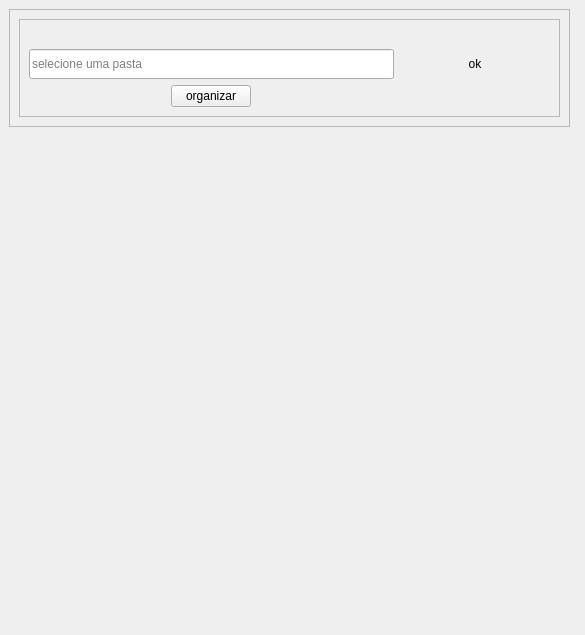
<?xml version="1.0" encoding="UTF-8"?>
<ui version="4.0">
 <class>MainWindow</class>
 <widget class="QMainWindow" name="MainWindow">
  <property name="geometry">
   <rect>
    <x>0</x>
    <y>0</y>
    <width>585</width>
    <height>635</height>
   </rect>
  </property>
  <property name="windowTitle">
   <string>MainWindow</string>
  </property>
  <widget class="QWidget" name="centralwidget">
   <layout class="QFormLayout" name="formLayout">
    <item row="0" column="0">
     <widget class="QFrame" name="frame">
      <property name="frameShape">
       <enum>QFrame::StyledPanel</enum>
      </property>
      <property name="frameShadow">
       <enum>QFrame::Raised</enum>
      </property>
      <layout class="QGridLayout" name="gridLayout_2">
       <item row="0" column="0">
        <widget class="QFrame" name="frame_2">
         <property name="frameShape">
          <enum>QFrame::StyledPanel</enum>
         </property>
         <property name="frameShadow">
          <enum>QFrame::Raised</enum>
         </property>
         <layout class="QGridLayout" name="gridLayout">
          <item row="1" column="0" colspan="2">
           <widget class="QLabel" name="qlabel">
            <property name="minimumSize">
             <size>
              <width>521</width>
              <height>0</height>
             </size>
            </property>
            <property name="text">
             <string/>
            </property>
            <property name="pixmap">
             <pixmap resource="organizartexto.qrc">:/organizar/pasta3.png</pixmap>
            </property>
            <property name="scaledContents">
             <bool>true</bool>
            </property>
           </widget>
          </item>
          <item row="2" column="1">
           <widget class="QPushButton" name="ok">
            <property name="enabled">
             <bool>true</bool>
            </property>
            <property name="minimumSize">
             <size>
              <width>150</width>
              <height>30</height>
             </size>
            </property>
            <property name="cursor">
             <cursorShape>OpenHandCursor</cursorShape>
            </property>
            <property name="styleSheet">
             <string notr="true">QPushButton{
	rgb(255, 255, 255)
	background-color: rgb(0, 0, 0);
border-top-right-radius:15px;
}</string>
            </property>
            <property name="text">
             <string>ok</string>
            </property>
           </widget>
          </item>
          <item row="2" column="0">
           <widget class="QLineEdit" name="qline">
            <property name="minimumSize">
             <size>
              <width>0</width>
              <height>30</height>
             </size>
            </property>
            <property name="placeholderText">
             <string>selecione uma pasta</string>
            </property>
           </widget>
          </item>
          <item row="3" column="0" alignment="Qt::AlignHCenter">
           <widget class="QPushButton" name="organizar">
            <property name="text">
             <string>organizar</string>
            </property>
           </widget>
          </item>
         </layout>
        </widget>
       </item>
      </layout>
     </widget>
    </item>
   </layout>
  </widget>
 </widget>
 <resources>
  <include location="organizartexto.qrc"/>
 </resources>
 <connections/>
</ui>
